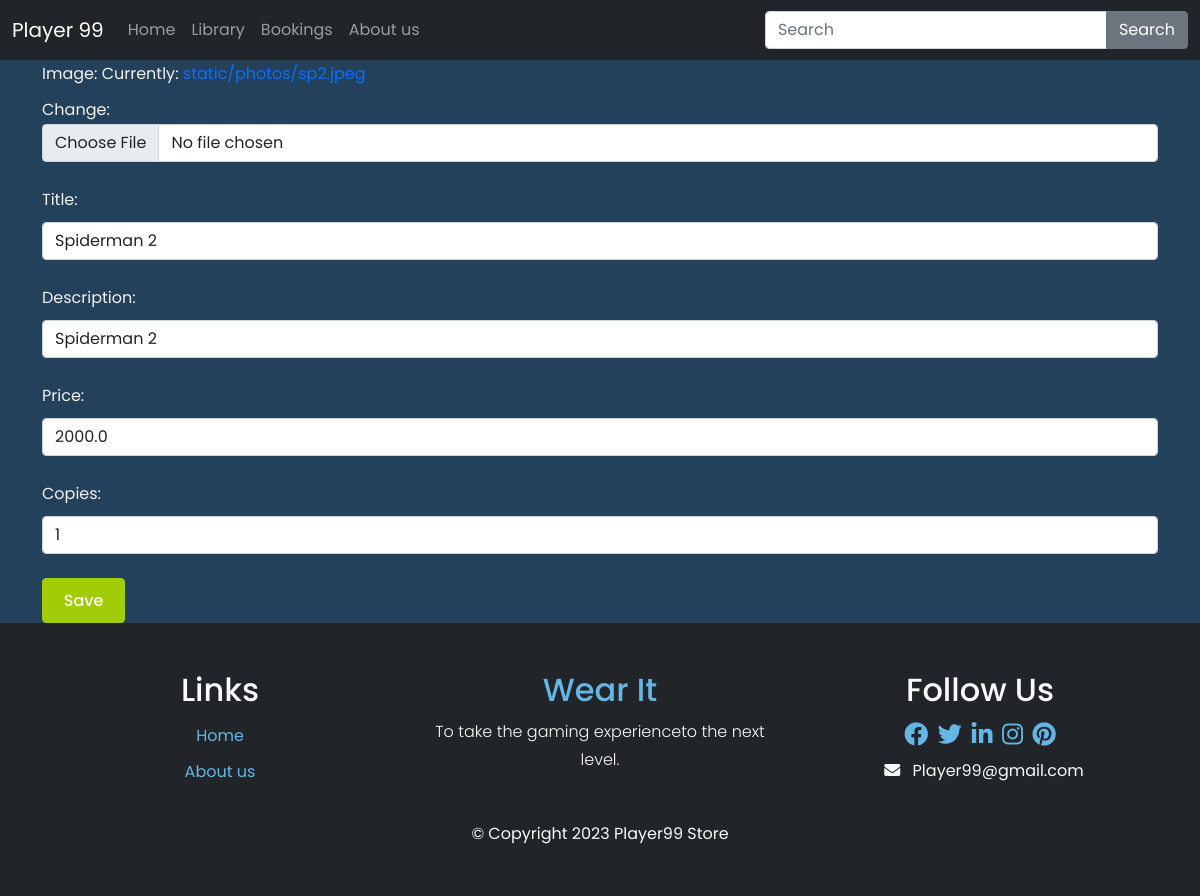
Page /appproducts/update_products/1 on the committed database.
### appproducts/models.py (models this page shows, shortened)
class Products(models.Model):
    image=models.ImageField(upload_to='static/photos/',default=None)
    description=models.CharField(max_length=100)
    price=models.FloatField()
    title=models.CharField(max_length=100)
    copies =models.CharField(max_length=56, choices=COPY_CHOICES)

### appproducts/views.py (the view, shortened to what this page needs)
# urls.py: path('update_products/<int:id>', views.products_form, name='update_products'),
def products_form(request, id=0):
    if request.method == "GET":
        if id == 0:
            p_form = ProductForm()
        else:
            data = Products.objects.get(id=id)
            p_form = ProductForm(instance=data)
        return render(request, 'products/products_form.html',{"p_form": p_form})

### appproducts/forms.py
class ProductForm(forms.ModelForm):
    class Meta:
        model = Products
        fields = ('image', 'title', 'description', 'price', 'copies')
        label = {
            'image': 'Image',
            'title': 'Title',
            'description': 'Description',
            'price': 'Price',
            'copies': 'Copies'
        }

### templates/products/products_form.html (shortened to what this page needs)
{% extends 'base.html' %}
{% block body %}
{% load static %}
{% load widget_tweaks %}
<form enctype="multipart/form-data" method="post">
    <div class="container">
        <div class="form">
            {% for f in p_form.visible_fields %}
            <div class="mb-4">
                <label class="form-label">{{ f.label_tag }}</label>
                {% render_field f class="form-control" %}
            </div>
            {% endfor %}
        </div>
        <button type="submit" class="btn btn-primary">Save</button>
    </div>
</form>
{% endblock %}

### static/css/style.css (style rules this page uses)
* { margin: 0; padding: 0; box-sizing: border-box; }
:root { --text: #f3f0ef; --background: #23415B; --primary: #7d9f04; --primary-hover:rgb(175, 221, 9); --secondary: #344654; --accent: #64B6E5; --bg-danger: #A1CD07; --bg-white: #23415B; --bg-light-white: #23415B; --primary-font: 'Poppins', sans-serif; --text-white: #64B6E5; --text-black: #f3f0ef; --text-danger: #A1CD07; --text-gray: #23415B; --text-dark-gray: #acb2b8; }
body { font-family: var(--primary-font); font-size: 1rem; font-weight: 400; line-height: 1.75rem; background: var(--bg-white); color: var(--text-black); overflow-x: hidden; }
a, a:hover { text-decoration: none; }
.btn-danger, .btn-primary { background: var(--bg-danger); border-color: var(--bg-danger); padding: 0.6rem 1.3rem; font-size: 1rem; font-weight: 500; outline: none; }

### rows in the picture
Products: title "Spiderman 2" "Spiderman 2" "2000.0" "1"

### other values in the picture
{{ f.label_tag }} "Image:" "Title:" "Description:" "Price:" "Copies:"
